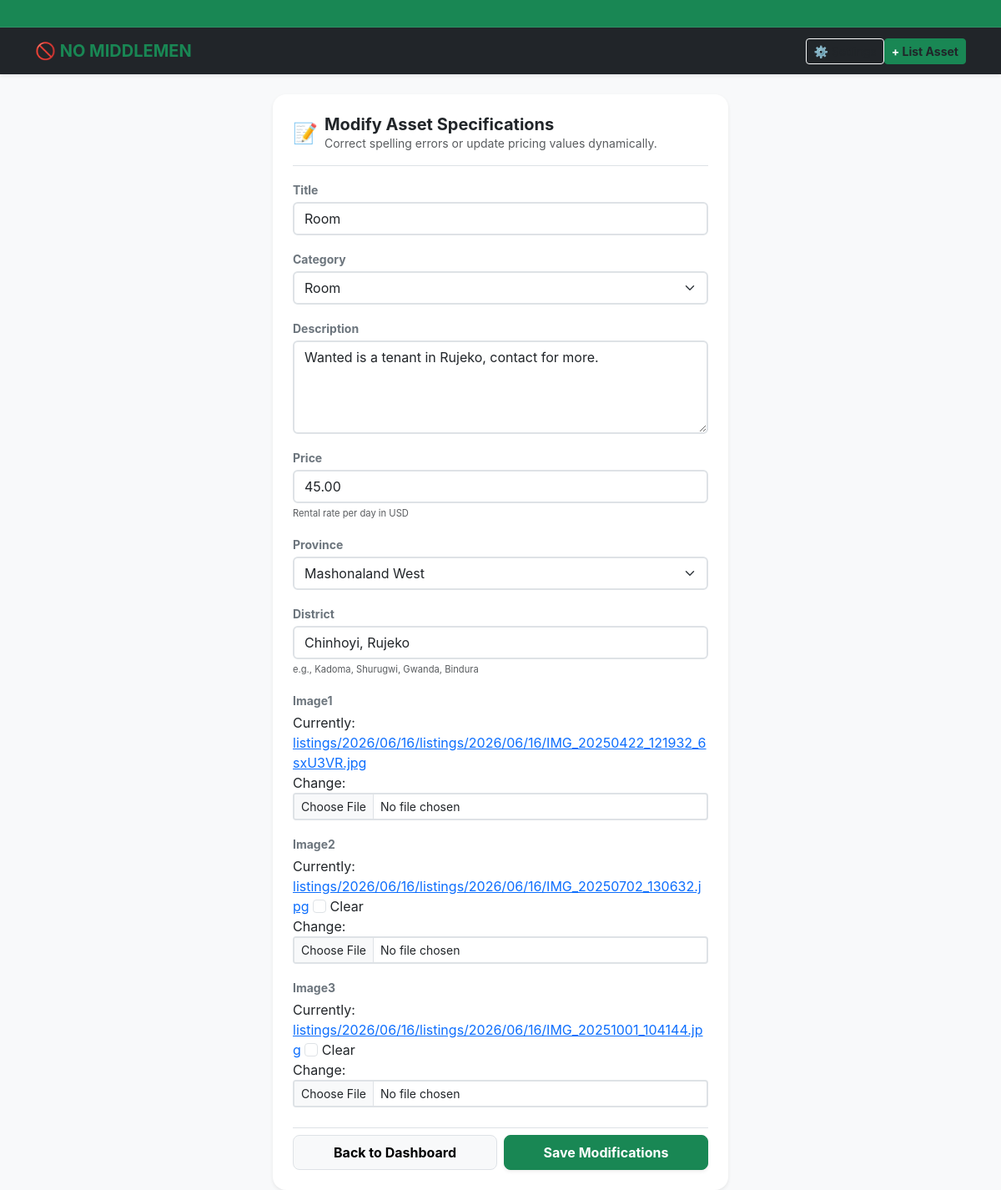
The app's page /asset/2/edit/ (signed in) with its own data.
### listings/models.py (models this page shows, shortened)
class Listing(models.Model):
    CATEGORY_CHOICES = [
        ('Property', (
            ('house', 'House'),
            ('flat', 'Apartment / Flat'),
            ('room', 'Room'),
            ('cottage', 'Cottage'),
            ('office', 'Office Room'),
            ('shop_prop', 'Retail Shop Space'),
            ('warehouse', 'Warehouse'),
            ('conf_hall', 'Conference Hall'),
            ('event_venue', 'Event Venue'),
            ('ind_building', 'Industrial Building'),
            ('comm_stand', 'Commercial Stand'),
            ('res_stand', 'Residential Stand'),
            ('land_plot', 'Land / Agricultural Plot'),
            ('student_accom', 'Student Accommodation'),
        )),
        ('Vehicle', (
            ('car', 'Car'),
            ('truck', 'Truck'),
            ('bus', 'Bus'),
            ('minibus', 'Minibus'),
            ('motorcycle', 'Motorcycle'),
            ('bicycle', 'Bicycle'),
            ('tractor_veh', 'Tractor (Transport)'),
            ('tipper', 'Tipper Truck'),
            ('fuel_tanker', 'Fuel Tanker'),
            ('van', 'Van'),
            ('ambulance', 'Ambulance'),
            ('luxury_veh', 'Luxury Vehicle'),
            ('caravan', 'Caravan'),
            ('const_veh', 'Construction Vehicle'),
        )),
        ('Mining Equipment', (
            ('excavator', 'Excavator'),
            ('bulldozer', 'Bulldozer'),
            ('compressor', 'Air Compressor'),
            ('generator_min', 'Heavy Generator'),
            ('jack_hammer', 'Jack Hammer'),
            ('drill_rig', 'Drill Rig'),
            ('water_pump_min', 'High-Volume Water Pump'),
            ('crusher', 'Mill Crusher / Concentrator'),
            ('loader', 'Front Loader'),
            ('dump_truck', 'Mining Dump Truck'),
            ('conveyor', 'Conveyor System'),
            ('detector', 'Metal Detector'),
            ('safety_gear', 'Mining Safety Equipment'),
            ('survey_equip', 'Surveying Equipment'),
        )),
        ('Farming Equipment', (
            ('tractor_farm', 'Farm Tractor'),
            ('plough', 'Plough'),
            ('harrow', 'Disc Harrow'),
            ('planter', 'Planter / Seed Drill'),
            ('boom_sprayer', 'Boom Sprayer'),
            ('irrigation', 'Irrigation System Layout'),
            ('water_pump_farm', 'Farm Water Pump'),
            ('cultivator', 'Cultivator'),
            ('harvester', 'Harvester Machine'),
            ('baler', 'Hay Baler'),
            ('feed_mixer', 'Feed Mixer'),
            ('livestock_trail', 'Livestock Trailer'),
            ('poultry_equip', 'Poultry Equipment'),
            ('greenhouse', 'Greenhouse Structure'),
        )),
        ('Commerce & Business', (
            ('pos_machine', 'Point of Sale (POS) Machine'),
            ('cash_register', 'Cash Register'),
            ('comm_fridge', 'Commercial Refrigerator'),
            ('display_shelf', 'Display Shelves'),
            ('office_furn', 'Office Furniture'),
            ('comm_computer', 'Business Computer Set'),
            ('comm_printer', 'Enterprise Printer/Copier'),
            ('projector_biz', 'Business Projector'),
            ('internet_equip', 'Network Routers / Starlink'),
        )),
        ('Fishing', (
            ('fish_boat', 'Fishing Boat'),
            ('canoe', 'Canoe'),
            ('fish_net', 'Fishing Net'),
            ('fish_rod', 'Fishing Rod / Gear'),
            ('fish_trap', 'Fish Trap'),
            ('outboard_engine', 'Outboard Engine'),
            ('fish_tank', 'Fish Tank'),
            ('ice_box', 'Commercial Ice Box'),
            ('feed_equip', 'Fish Feed Equipment'),
            ('life_jacket', 'Safety Jacket'),
        )),
        ('Tourism & Hospitality', (
            ('lodge_prop', 'Safari Lodge Room'),
            ('holiday_home', 'Holiday Home'),
            ('campsite', 'Campsite Plot'),
            ('safari_veh', 'Safari Open Vehicle'),
            ('tour_camping_gear', 'Camping / Tour Equipment'),
        )),
        ('General Equipment', (
            ('welding_machine', 'Welding Machine'),
            ('concrete_mixer', 'Concrete Mixer'),
            ('ladder', 'Industrial Ladder'),
            ('power_tools', 'Power Tools (Drills, Saws)'),
            ('solar_system', 'Solar Power System / Batteries'),
            ('cleaning_equip', 'Industrial Cleaning Equipment'),
        )),
        ('Information Technology', (
            ('laptop', 'Laptop Computer'),
            ('desktop', 'Desktop Computer Set'),
            ('server', 'Server Rack Unit'),
            ('starlink_kit', 'Starlink Terminal Kit'),
            ('cctv_system', 'CCTV Security System'),
            ('drone', 'Drone / Quadcopter'),
            ('smart_phone', 'Smart Phone / Tablet'),
        )),
        ('Events & Entertainment', (
            ('pa_system', 'Public Address (PA) System'),
            ('speakers', 'Audio Speakers'),
            ('microphones', 'Microphones / Wireless Gear'),
            ('dj_equipment', 'DJ Decks & Mixers'),
            ('stage_equip', 'Stage Rigging & Lighting'),
            ('event_furniture', 'Tents, Chairs & Tables'),
            ('led_screens', 'LED Display Screens'),
            ('camera_gear', 'Video / Live Streaming Camera'),
        )),
        ('Other', (
            ('other_asset', 'Other (Unlisted Asset - Describe fully below)'),
        ))
    ]
    PROVINCE_CHOICES = [
        ('harare', 'Harare'),
        ('bulawayo', 'Bulawayo'),
        ('manicaland', 'Manicaland'),
        ('mash_central', 'Mashonaland Central'),
        ('mash_east', 'Mashonaland East'),
        ('mash_west', 'Mashonaland West'),
        ('masvingo', 'Masvingo'),
        ('mat_north', 'Matabeleland North'),
        ('mat_south', 'Matabeleland South'),
        ('midlands', 'Midlands'),
    ]
    TIER_CHOICES = [
        ('standard', 'Standard Listing'),
        ('featured', 'Featured Boost (Pinned To Top)'),
    ]
    owner = models.ForeignKey(
        settings.AUTH_USER_MODEL,
        on_delete=models.CASCADE,
        related_name='listings'
    )
    title = models.CharField(max_length=100)
    category = models.CharField(max_length=50, choices=CATEGORY_CHOICES, default='other_asset')
    description = models.TextField(max_length=1000)
    price = models.DecimalField(max_digits=10, decimal_places=2, help_text="Rental rate per day in USD")
    province = models.CharField(max_length=20, choices=PROVINCE_CHOICES)
    district = models.CharField(max_length=50, help_text="e.g., Kadoma, Shurugwi, Gwanda, Bindura")
    image1 = models.ImageField(upload_to='listings/%Y/%m/%d/')
    image2 = models.ImageField(upload_to='listings/%Y/%m/%d/', blank=True, null=True)
    image3 = models.ImageField(upload_to='listings/%Y/%m/%d/', blank=True, null=True)
    is_paid = models.BooleanField(default=False)
    is_active = models.BooleanField(default=False) # Only True after payment verification & admin approval
    market_tier = models.CharField(max_length=15, choices=TIER_CHOICES, default='standard')
    created_at = models.DateTimeField(auto_now_add=True)
    updated_at = models.DateTimeField(auto_now=True)
    class Meta:
        ordering = ['-market_tier', '-created_at'] # Automatically floats Featured posts to the top engine

### listings/views.py (the view)
# urls.py: path('asset/<int:listing_id>/edit/', views.edit_listing_view, name='edit_listing'),
@login_required
def edit_listing_view(request, listing_id):
    listing = get_object_or_404(Listing, id=listing_id, owner=request.user)
    if request.method == 'POST':
        form = ListingForm(request.POST, request.FILES, instance=listing)
        if form.is_valid():
            form.save()
            messages.success(request, f"'{listing.title}' has been successfully updated.")
            return redirect('dashboard:index')
    else:
        form = ListingForm(instance=listing)
    return render(request, 'listings/edit_listing.html', {'form': form, 'listing': listing})

### listings/forms.py
class ListingForm(forms.ModelForm):
    class Meta:
        model = Listing
        fields = [
            'title', 'category', 'description', 'price',
            'province', 'district', 'image1', 'image2', 'image3'
        ]
    def __init__(self, *args, **kwargs):
        super().__init__(*args, **kwargs)
        for field_name, field in self.fields.items():
            if field_name in ['category', 'province']:
                field.widget.attrs.update({'class': 'form-select form-select-md border-2'})
            elif field_name in ['image1', 'image2', 'image3']:
                field.widget.attrs.update({'class': 'form-control form-control-sm border-dashed'})
            else:
                field.widget.attrs.update({'class': 'form-control border-2'})
        self.fields['title'].widget.attrs.update({'placeholder': 'e.g., 3-Phase Gold Ball Mill'})
        self.fields['district'].widget.attrs.update({'placeholder': 'e.g., Kadoma, Shurugwi, Gwanda'})
        self.fields['description'].widget.attrs.update({
            'placeholder': 'Specify terms, capacity, runtime hours, and inclusion criteria...',
            'rows': 4
        })

### listings/templates/listings/edit_listing.html (shortened to what this page needs)
{% extends 'base.html' %}
{% block content %}
<div class="row justify-content-center mt-2">
    <div class="col-12 col-md-8 col-lg-6">
        <div class="card shadow-sm border-0 p-4 rounded-4 bg-white">
            <div class="d-flex align-items-center gap-2 mb-3 border-bottom pb-3">
                <span class="fs-4">📝</span>
                <div>
                    <h5 class="fw-bold mb-0">Modify Asset Specifications</h5>
                    <p class="text-muted small mb-0">Correct spelling errors or update pricing values dynamically.</p>
                </div>
            </div>
            <form method="POST" enctype="multipart/form-data" action="{% url 'listings:edit_listing' listing.id %}">
                {% for field in form %}
                    <div class="mb-3">
                        <label class="form-label small fw-bold text-secondary mb-1">{{ field.label }}</label>
                        <div class="input-group-container">
                            {{ field }}
                        </div>
                        {% if field.help_text %}
                            <div class="form-text text-muted small" style="font-size: 0.7rem;">{{ field.help_text }}</div>
                        {% endif %}
                    </div>
                {% endfor %}
                <div class="d-flex gap-2 mt-4 pt-2 border-top">
                    <a href="{% url 'dashboard:index' %}" class="btn btn-light border w-50 fw-bold py-2 rounded-3 text-decoration-none text-center">
                        Back to Dashboard
                    </a>
                    <button type="submit" class="btn btn-success w-50 fw-bold py-2 rounded-3 shadow-sm">
                        Save Modifications
                    </button>
                </div>
            </form>
        </div>
    </div>
</div>
{% endblock %}

### listings/templates/base.html (shortened to what this page needs)
<!DOCTYPE html>
<html lang="en" id="theme-root" data-theme="light">
<head>
    <link href="https://cdn.jsdelivr.net/npm/bootstrap@5.3.3/dist/css/bootstrap.min.css" rel="stylesheet">
</head>
<body>
    <div class="ticker-wrap w-100">
        <div class="ticker-move">
        </div>
    </div>
    <nav class="navbar navbar-dark bg-dark shadow-sm mb-4 py-2">
        <div class="container d-flex flex-row justify-content-between align-items-center flex-nowrap">
            <a class="navbar-brand fw-bold text-success text-nowrap m-0" href="{% url 'listings:list' %}">🚫 NO MIDDLEMEN</a>
            <div class="d-flex align-items-center gap-1.5 text-nowrap">
                <button class="btn btn-sm btn-outline-light mobile-nav-btn-icon" data-bs-toggle="modal" data-bs-target="#settingsModal">
                    ⚙️ <span class="mobile-nav-btn-text">{{ TEXT.settings }}</span>
                </button>
                <a href="{% url 'listings:create' %}" class="btn btn-sm btn-success mobile-nav-btn-icon fw-bold">
                    + <span class="mobile-nav-btn-text">{{ TEXT.list_asset }}</span><span class="d-sm-none">📝</span>
                </a>
            </div>
        </div>
    </nav>
    <main class="container">
        {% block content %}{% endblock %}
    </main>
    <div class="toast-container position-fixed bottom-0 end-0 p-3" style="z-index: 1100;">
</div>
</body>
</html>

### listings/templates/base.html (style rules this page uses)
[data-theme="light"] { --bg-main: #f8f9fa; --text-main: #212529; --card-bg: #ffffff; --border-line: #dee2e6; --input-bg: #ffffff; --input-text: #212529; --accordion-btn-bg: #ffffff; }
body { background-color: var(--bg-main) !important; color: var(--text-main) !important; font-family: -apple-system, BlinkMacSystemFont, "Segoe UI", Roboto, sans-serif; transition: background 0.2s ease, color 0.2s ease; }
.card, .modal-content, .accordion-item, .list-group-item { background-color: var(--card-bg) !important; color: var(--text-main) !important; border-color: var(--border-line) !important; }
p, span, label, h1, h2, h3, h4, h5, h6, td, th { color: var(--text-main) !important; transition: color 0.2s ease; }
.form-control, .form-select, .form-select option { background-color: var(--input-bg) !important; color: var(--input-text) !important; border-color: var(--border-line) !important; }
.ticker-wrap { background: #198754; color: #ffffff; overflow: hidden; padding: 6px 0; font-size: 0.85rem; font-weight: bold; border-bottom: 1px solid rgba(255,255,255,0.1); }
.ticker-move { display: inline-block; white-space: nowrap; padding-left: 100%; animation: marquee 45s linear infinite; }

### records on screen
Listing: form "Room" "Room" "Wanted is a tenant in Rujeko, contact for more." "45.00" "Mashonaland West" "Chinhoyi, Rujeko"

### other values on screen
{{ TEXT.list_asset }} "List Asset"
{{ field.label }} "Title" "Category" "Description" "Price" "Province" "District" "Image1" "Image2" "Image3"
{{ field.help_text }} "Rental rate per day in USD" "e.g., Kadoma, Shurugwi, Gwanda, Bindura"
